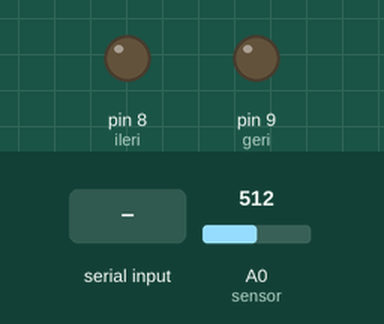
Bench run of a sketch on a simulated Arduino Uno, built with avr-gcc and run on an emulated ATmega328P. On the bench: output pins drawn as LEDs (lit = HIGH). Inputs (shaded band) come from the test bench; at power-on: A0 (sensor) = 512. What the sketch prints to the serial monitor is not drawn.

Above: at 1.2 s.
1.3 s: "1" received over Serial
At 2.4 s:
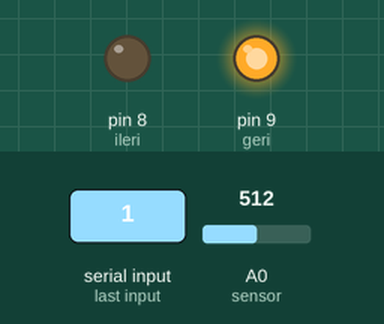
2.8 s: "0" received over Serial
At 4.0 s:
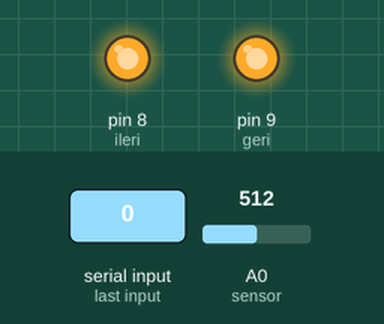
4.3 s: A0 (sensor) set to 892
5.8 s: A0 (sensor) set to 915
Timing chart, 0 to 8.8 s (numbered marks = the images above; inputs shaded):
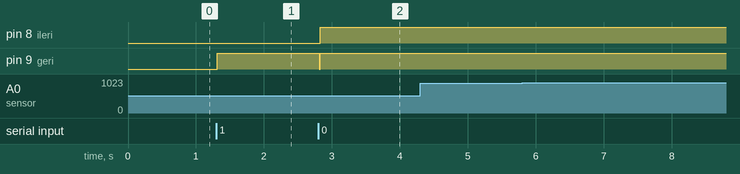

Measured:
- after the input at 1.3 s, pin 9 (geri): LOW → HIGH at once
- after the input at 2.8 s, pin 8 (ileri): LOW → HIGH at once; pin 9 (geri): HIGH → LOW at once, → HIGH 0.01 s later
- after the input at 4.3 s, every drawn part: stays the same
- after the input at 5.8 s, every drawn part: stays the same

The sketch:

otomat_2.ino
```cpp
/*
 *  Motor sürmede röle kullanıldı, ve normal şartlarda logic "1" enerji verip logic "0" enerji keserken kullandığımız röle logic "0" ile tetiklendiği için burada durum tam tersi,
 *  eğer daha sonradan motor sürücü veye logic "1" ile tetiklenen röle kullanılırsa "ileri ve geri" değişkenlerine gönderilen durumların(digitalWrite komutlarının) tam tersine çevirilmesi gerekmektedir
 */


#define ileri 8                                                       // I/O pinleri belirleniyor
#define geri 9
#define signalPin 10

int dongu;

void setup(){
  pinMode(signalPin, INPUT);                                          // pinlerin I/O olup olmadığı belirleniyor
  pinMode(ileri, OUTPUT);
  pinMode(geri, OUTPUT);
  Serial.begin(9600);                                                 //seri haberleşme başlatılıp hızı belirleniyor
  digitalWrite(ileri, 0);                                             // başlangıç için motorun daha önceden hareket erme lasılığı göze alınarak motor kitleniyor
  digitalWrite(geri, 0);
  delay(10);
  dongu = 1;                                                          //gecikmeler karışmasın diye "true" mantığı ile dongu değişkeni atanıyor
}

void loop(){
  int sensor = analogRead(A0);                                        //par atmak için kızılötesi sensor okunuyor

  if (Serial.available());{
    int a = Serial.read();

    if (a == '2'){                                                    // eğer a = 2 ise aşağıdaki komutları çalıştırır                    |
      int signalState = digitalRead(signalPin);                       // signalState değişkeni oluştur ve acceptor durumunu ona ata       |
      if (dongu == 1 && signalState == LOW){                          // 2 şart birden var (dongu = 1 ve acceptorda para var) ise         |
        Serial.println('C');                                          // seri porttan "C" değerini yolla                                  |
        delay (10);                                                   //                                                                  |
        }                                                             //                                                                  |
      else if (dongu == 1 && signalState == HIGH){                    // yine 2 şart var (dongu = 1 ve acceptorda para yok) ise           |
        Serial.println('D');                                          // seri porttan "D" değerini yolla                                  |
        delay (10);                                                   //                                                                  |
      }                                                               //                                                                  |
    }                                                                 //                                                                  |

    if (dongu == 1){
      if (sensor > 900 ){
        Serial.println('F');                                          //para atma makinesi her para attığında C# saysın diye seri porttan "F" değeri yolluyor
      }
                                                                      //seri porttan gelen değer a değişkenine atanıyor
      if (a == '1'){                                                  // a = "1" ise motor ileri sürülüyor
        digitalWrite(ileri, 0);
        digitalWrite(geri, 1);
      }
      else if (a == '0'){                                            // a = "0" ise motor ataletini kırmak için kilitleniyor ardından enerjisi kesiliyor
        digitalWrite(ileri, 0);
        digitalWrite(geri, 0);
        delay(10);
        digitalWrite (ileri, 1);
        digitalWrite (geri, 1);
      }
     delay(50);
     }
   }
 }
```
